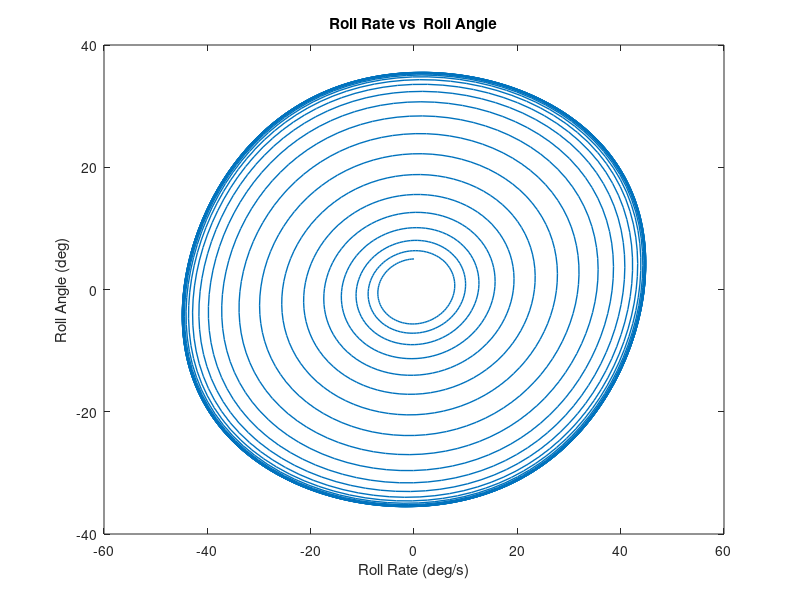

MATLAB code for this plot:
clc 
clear all
close all
%% 
Ixx = 15000;
b = 11.4;
S = 22.2;
rho = 1.22;
V = 53;
h = 0.05;
t = 0:h:120;
p = zeros(1,length(t));
phi = p;
phi(1) = 5*pi/180;
for i = 1:length(t)-1
    p_norm = (p(i))*b/2/V;
    Cl1 = -0.06*phi(i) + 0.033*p_norm + 0.073*p_norm^3 - 0.36*p_norm*phi(i)^2 + 1.47*p_norm^2*phi(i);
    r1 = 0.5*rho*V^2*S*b*(Cl1)/Ixx;
  
    p_norm = (p(i) + r1*h/2)*b/2/V;
    Cl2 = -0.06*phi(i) + 0.033*p_norm + 0.073*p_norm^3 - 0.36*p_norm*phi(i)^2 + 1.47*p_norm^2*phi(i);
    r2 = 0.5*rho*V^2*S*b*(Cl2)/Ixx;
    
    p_norm = (p(i) + r2*h/2)*b/2/V;
    Cl3 = -0.06*phi(i) + 0.033*p_norm + 0.073*p_norm^3 - 0.36*p_norm*phi(i)^2 + 1.47*p_norm^2*phi(i);
    r3 = 0.5*rho*V^2*S*b*(Cl3)/Ixx;
    
    p_norm = (p(i) + r3*h)*b/2/V;
    Cl4 = -0.06*phi(i) + 0.033*p_norm + 0.073*p_norm^3 - 0.36*p_norm*phi(i)^2 + 1.47*p_norm^2*phi(i);
    r4 = 0.5*rho*V^2*S*b*(Cl4)/Ixx;

    p(i+1) = p(i) + h*(r1 + 2*r2 + 2*r3 +r4)/6;

    phi(i+1) = phi(i) + h*p(i+1);
end

figure(1) 
plot(p*180/pi, phi*180/pi, 'LineWidth', 1);
title("Roll Rate vs  Roll Angle");
xlabel("Roll Rate (deg/s)");
ylabel("Roll Angle (deg)");


